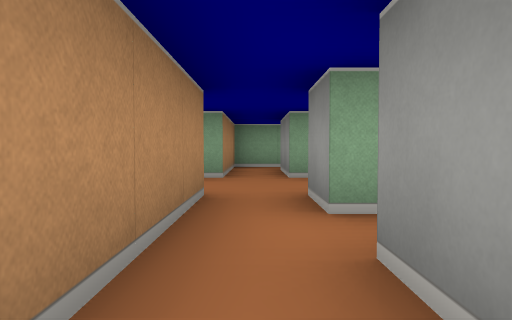
[1] (above)

24 first-person views from a walk through a cub3D maze. The camera is about half as high as the walls, tilts 2° down and sees 70° across. The floor is counted in squares. Each view is taken from the middle of a square. On the plan, view 1 faces up. The plan holds only what a view shows up to about 9 squares ahead; the rest is blank.

[2]
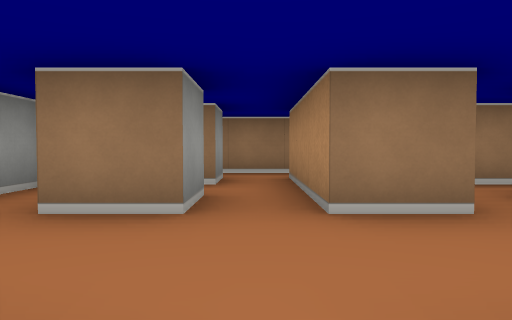

[3]
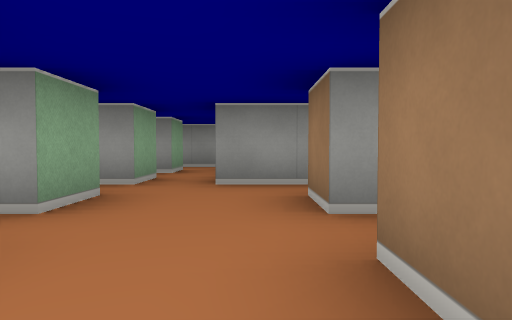

[4]
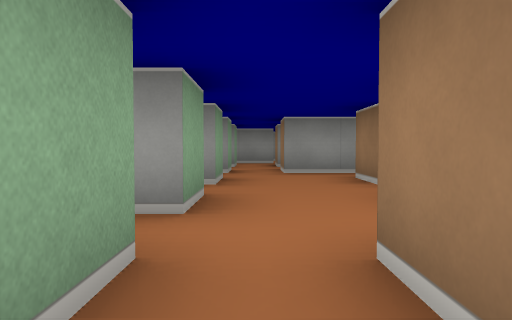

[5]
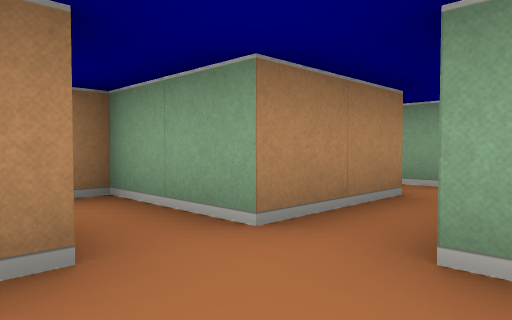

[6]
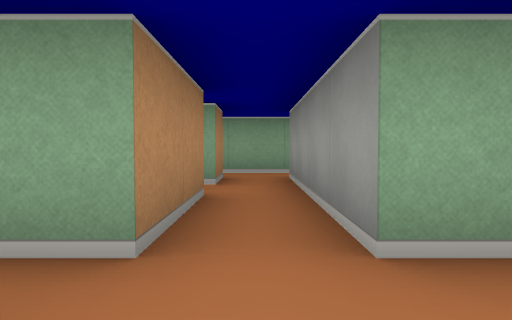

[7]
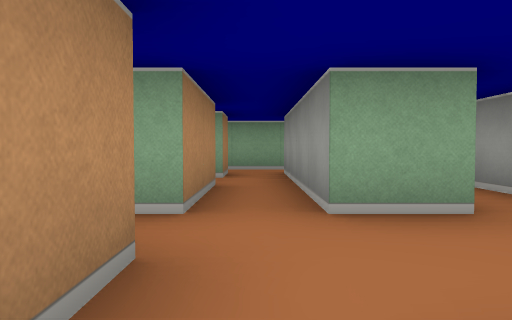

[8]
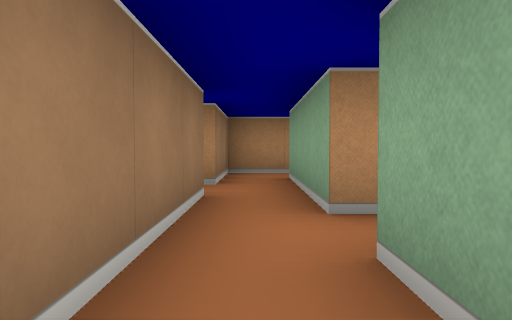

[9]
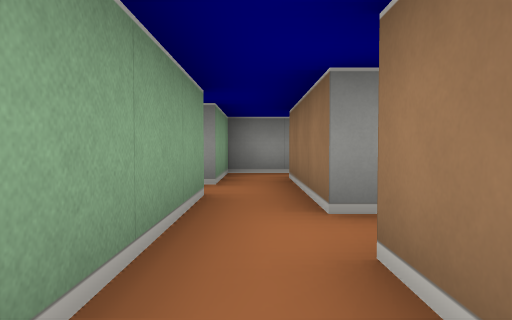

[10]
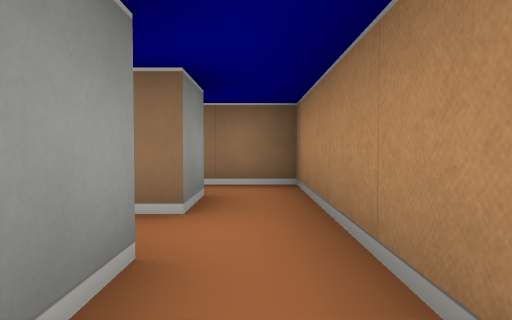

[11]
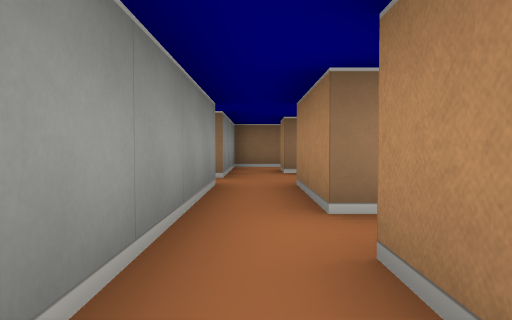

[12]
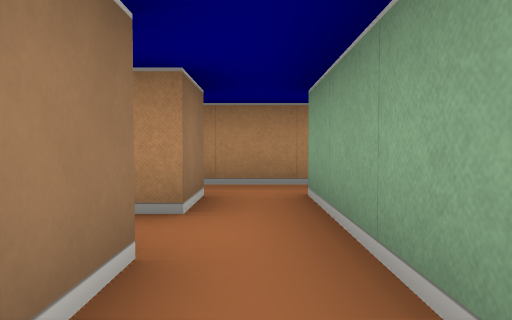

[13]
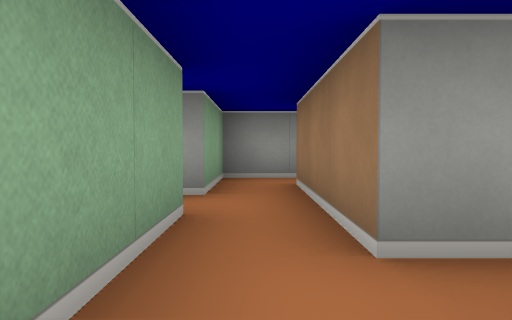

[14]
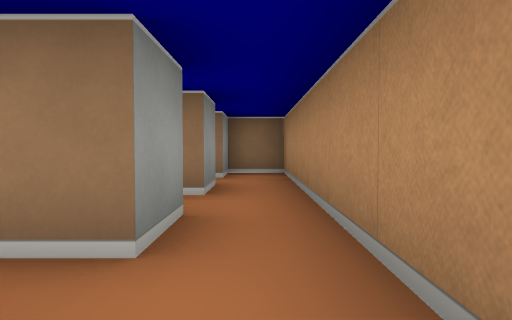

[15]
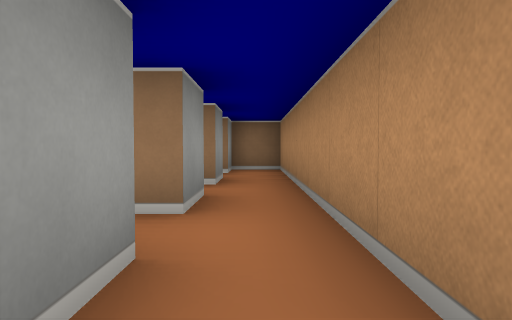

[16]
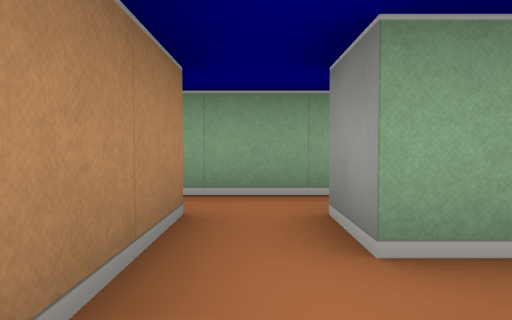

[17]
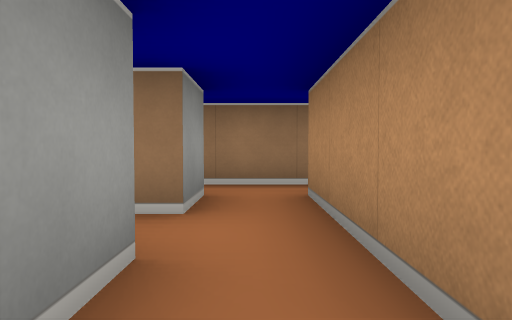

[18]
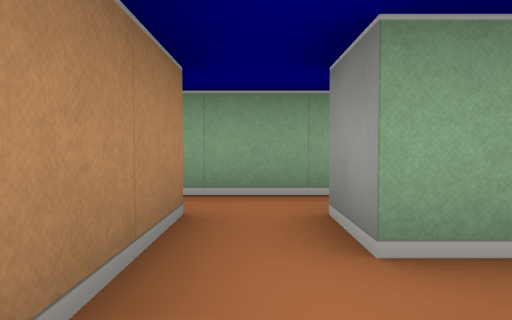

[19]
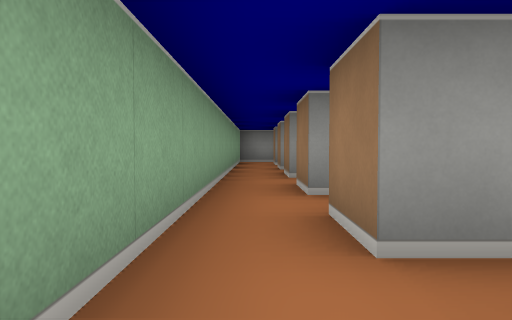

[20]
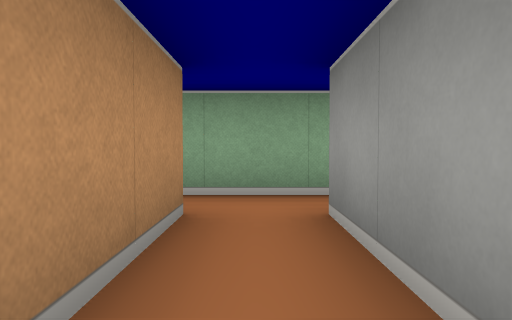

[21]
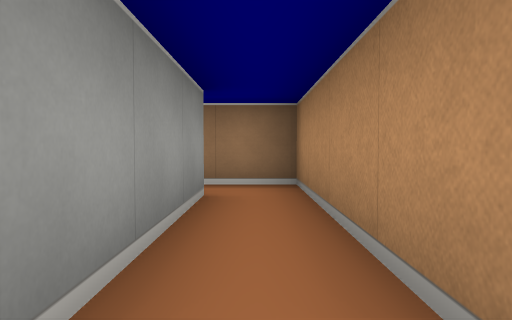

[22]
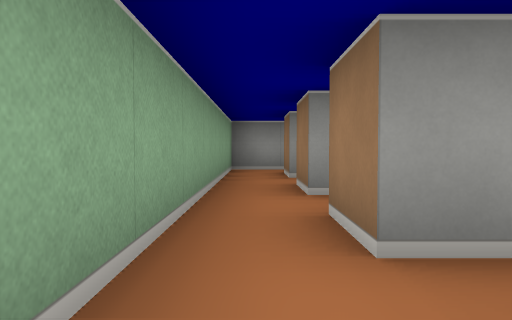

[23]
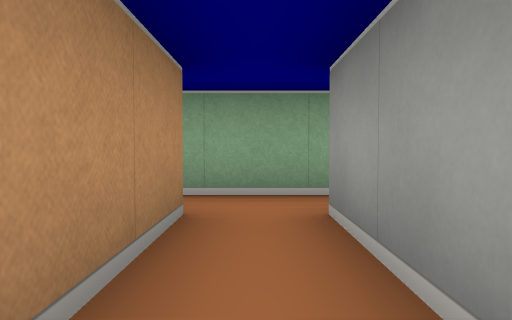

[24]
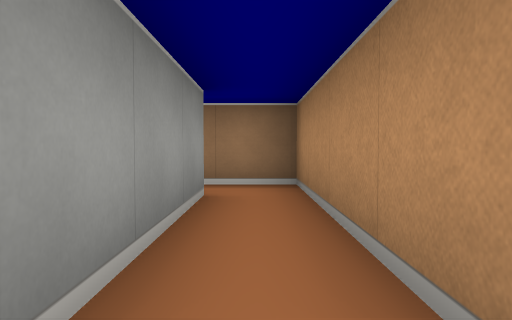

### Floor plan
Points are (right, up) in squares from view 1. A wall is a line through its corners. A room is listed if a view was taken in it or the views show most of it. See-through windows are left out.
Room 1 (view 1)
walls: (0.5, 0.5) (0.5, 1.5); (-1.5, -0.5) (0.5, -0.5); (-0.5, 1.5) (-0.5, 0.5) (-1.5, 0.5)
ways out: opening at (0, 1) to room 2; opening at (1, 0) to room 6; opening at (-1, 0) to room 17
Room 2 (views 2, 5)
walls: (0.5, 2.5) (0.5, 3.5) (1.5, 3.5) (1.5, 2.6); (2.5, 5.5) (2.5, 7.5); (0.5, 1.5) (2.5, 1.5) (2.5, 4.5); (-1.6, 3.5) (-0.5, 3.5) (-0.5, 1.5); (1.5, 7.5) (1.5, 5.5) (0.5, 5.5) (0.5, 7.4); (-0.5, 7.5) (-0.5, 5.5) (-1.5, 5.5)
ways out: opening at (0, 1) to room 1; opening at (-1, 4.5) to room 3; opening at (2, 6.5) to room 16; opening at (0, 6.5) to room 18; opening at (3, 5)
Room 3 (views 3, 6)
walls: (-1.5, 5.5) (-1.5, 7.5); (-3.4, 4.5) (-2.5, 4.5) (-2.5, 3.6); (-2.5, 7.6) (-2.5, 5.5) (-3.5, 5.5)
ways out: opening at (-1, 4.5) to room 2; opening at (-3, 5) to room 4; opening at (-2, 3) to room 5; opening at (-2, 6.5) to room 11
Room 4 (view 4)
walls: (-3.5, 5.5) (-4.5, 5.5) (-4.5, 5.1)
ways out: opening at (-3, 5) to room 3; opening at (-4, 3.5) to room 8
Room 5 (view 7)
walls: (-3.5, 1.5) (-2.6, 1.5)
ways out: opening at (-2, 3) to room 3; opening at (-3, 2) to room 8
Room 6 (view 8)
walls: (0.5, -0.5) (1.5, -0.5); (2.5, -0.6) (2.5, 0.5) (0.5, 0.5)
ways out: opening at (1, 0) to room 1; opening at (2, -1)
Room 7 (view 9)
walls: (-4.5, 1.4) (-4.5, -0.5) (-3.5, -0.5); (-3.5, 0.5) (-3.5, 1.5)
ways out: opening at (-4, 1) to room 8; opening at (-3, 0) to room 17
Room 8 (view 10)
walls: (-4.5, 3.4) (-4.5, 1.4); (-3.5, 2.5) (-3.5, 3.4)
ways out: opening at (-4, 3.5) to room 4; opening at (-3, 2) to room 5; opening at (-4, 1) to room 7
Room 9 (view 11)
walls: (0.5, 9.5) (1.5, 9.5); (2.5, 9.5) (2.5, 10.5) (0.5, 10.5)
ways out: opening at (1, 10) to room 10; opening at (2, 9) to room 16
Room 10 (views 12, 18)
walls: (-0.5, 11.5) (-0.5, 10.5); (0.5, 10.5) (0.5, 11.5); (-0.5, 9.5) (0.5, 9.5)
ways out: opening at (1, 10) to room 9; opening at (-1, 10) to room 11; opening at (0, 11) to room 13
Room 11 (views 13, 16)
walls: (-3.5, 8.5) (-3.5, 9.5) (-2.5, 9.5) (-2.5, 8.5) (-3, 8.5); (-4.5, 11.5) (-4.5, 6.5) (-3.5, 6.5) (-3.5, 7.5); (-0.5, 10.5) (-3.5, 10.5) (-3.5, 11.5); (-1.5, 7.5) (-1.5, 9.5) (-0.5, 9.5)
ways out: opening at (-2, 6.5) to room 3; opening at (-1, 10) to room 10; opening at (-4, 11) to room 12
Room 12 (views 14, 15)
walls: (-3.2, 14.5) (-4.8, 14.5); (-2.9, 12.5) (-3.5, 12.5) (-3.5, 13.5); (-4.5, 13.5) (-4.5, 11.5); (-3.5, 11.5) (-2.9, 11.5)
ways out: opening at (-4, 11) to room 11; opening at (-1, 14) to room 13; opening at (-5, 14)
Room 13 (views 17, 19)
walls: (-0.5, 13.5) (-0.5, 11.5); (1.1, 12.5) (0.5, 12.5) (0.5, 13.5) (1.5, 13.5); (0.5, 11.5) (0.9, 11.5); (2.4, 14.5) (-0.8, 14.5)
ways out: opening at (0, 11) to room 10; opening at (-1, 14) to room 12; opening at (3, 14) to room 14
Room 14 (views 20, 21, 22)
walls: (4.5, 10.5) (4.5, 13.5); (2.5, 13.5) (3.5, 13.5) (3.5, 9.5) (4.8, 9.5); (4.6, 14.5) (2.4, 14.5)
ways out: opening at (3, 14) to room 13; opening at (5, 10); opening at (5, 14)
Room 15 (views 23, 24)
walls: (8.5, 10.5) (8.5, 13.5); (6.5, 13.5) (7.5, 13.5) (7.5, 9.5) (8.8, 9.5); (8.5, 14.5) (6.6, 14.5)
ways out: opening at (7, 14); opening at (9, 10); opening at (9, 14)
Room 16 (no view inside)
walls: (2.5, 7.5) (2.5, 9.5); (1.5, 9.5) (1.5, 8.5)
ways out: opening at (2, 6.5) to room 2; opening at (2, 9) to room 9; opening at (1, 8) to room 18
Room 17 (no view inside)
walls: (-3.5, -0.5) (-2.5, -0.5); (-1.5, 0.5) (-3.5, 0.5)
ways out: opening at (-1, 0) to room 1; opening at (-3, 0) to room 7; opening at (-2, -1)
Room 18 (no view inside)
walls: (0.6, 8.5) (-0.5, 8.5) (-0.5, 7.5)
ways out: opening at (0, 6.5) to room 2; opening at (1, 8) to room 16

Positions as (right, up) in squares from view 1, and headings:
1: (0, 0), facing up
2: (0, 6), facing down
3: (-2, 4), facing right
4: (-4, 5), facing right
5: (-1, 4), facing up-left
6: (-2, 4), facing up
7: (-2, 3), facing up
8: (2, 0), facing left
9: (-4, 0), facing right
10: (-4, 4), facing down
11: (2, 10), facing down
12: (0, 10), facing left
13: (-3, 10), facing right
14: (-4, 13), facing down
15: (-4, 14), facing down
16: (-4, 11), facing up
17: (0, 14), facing down
18: (0, 11), facing up
19: (-1, 14), facing right
20: (4, 11), facing up
21: (4, 14), facing down
22: (3, 14), facing right
23: (8, 11), facing up
24: (8, 14), facing down
